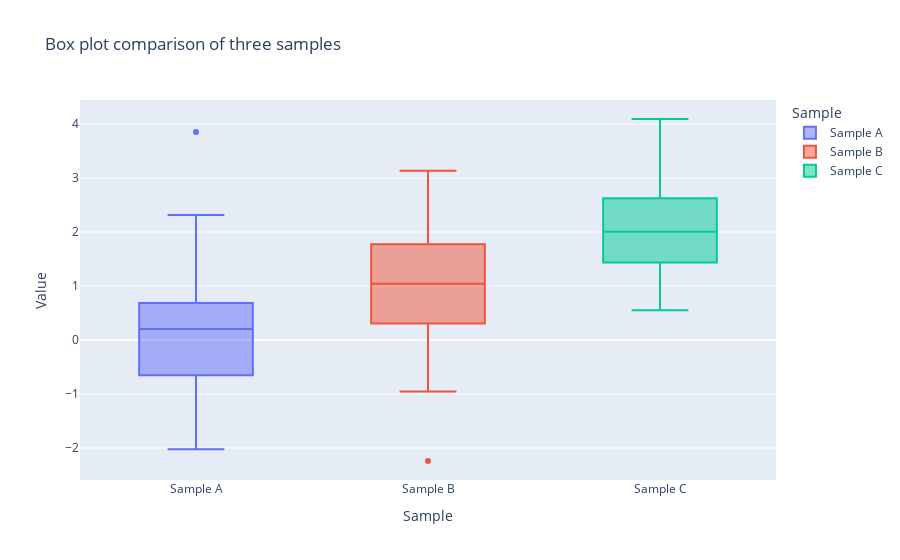

Source (notebook cell):
### Code cell
import numpy as np
import pandas as pd
import plotly.express as px

# Generate data
y0 = np.random.randn(50)
y1 = np.random.randn(50) + 1  # shift mean by +1
y2 = np.random.randn(50) + 2  # shift mean by +2

# Create DataFrame in long format
df = pd.DataFrame({
    'Sample A': y0,
    'Sample B': y1,
    'Sample C': y2
})

# Melt DataFrame to long form
df_melt = df.melt(var_name='Sample', value_name='Value')

# Plot
fig = px.box(df_melt, x='Sample', y='Value', color='Sample',
             title='Box plot comparison of three samples')

fig.show()

### Figure 1 — Plotly figure (JSON) as saved in the notebook; plotly's stock layout.template omitted (floating-point values rounded to 4 significant figures)
{"data": [{"alignmentgroup": "True", "hovertemplate": "Sample=%{x}<br>Value=%{y}<extra></extra>", "legendgroup": "Sample A", "marker": {"color": "#636efa"}, "name": "Sample A", "notched": false, "offsetgroup": "Sample A", "orientation": "v", "showlegend": true, "type": "box", "x": ["Sample A", "Sample A", "Sample A", "Sample A", "Sample A", "Sample A", "Sample A", "Sample A", "Sample A", "Sample A", "Sample A", "Sample A", "Sample A", "Sample A", "Sample A", "Sample A", "Sample A", "Sample A", "Sample A", "Sample A", "Sample A", "Sample A", "Sample A", "Sample A", "Sample A", "Sample A", "Sample A", "Sample A", "Sample A", "Sample A", "Sample A", "Sample A", "Sample A", "Sample A", "Sample A", "Sample A", "Sample A", "Sample A", "Sample A", "Sample A", "Sample A", "Sample A", "Sample A", "Sample A", "Sample A", "Sample A", "Sample A", "Sample A", "Sample A", "Sample A"], "x0": " ", "xaxis": "x", "y": [0.3578, 0.5608, 1.083, 1.054, -1.378, -0.9378, 0.515, 0.5138, 0.515, 3.853, 0.5709, 1.136, 0.954, 0.6514, -0.3153, 0.759, -0.7728, -0.2368, -0.4854, 0.08187, 2.315, -1.867, 0.6863, -1.613, -0.4719, 1.089, 0.06428, -1.078, -0.7153, 0.6796, -0.7304, 0.2165, 0.04557, -0.6516, 2.144, 0.6339, -2.025, 0.1865, -0.6618, 0.8524, -0.7925, -0.1147, 0.505, 0.8658, -1.2, -0.3345, -0.4749, -0.6533, 1.765, 0.405], "y0": " ", "yaxis": "y"}, {"alignmentgroup": "True", "hovertemplate": "Sample=%{x}<br>Value=%{y}<extra></extra>", "legendgroup": "Sample B", "marker": {"color": "#EF553B"}, "name": "Sample B", "notched": false, "offsetgroup": "Sample B", "orientation": "v", "showlegend": true, "type": "box", "x": ["Sample B", "Sample B", "Sample B", "Sample B", "Sample B", "Sample B", "Sample B", "Sample B", "Sample B", "Sample B", "Sample B", "Sample B", "Sample B", "Sample B", "Sample B", "Sample B", "Sample B", "Sample B", "Sample B", "Sample B", "Sample B", "Sample B", "Sample B", "Sample B", "Sample B", "Sample B", "Sample B", "Sample B", "Sample B", "Sample B", "Sample B", "Sample B", "Sample B", "Sample B", "Sample B", "Sample B", "Sample B", "Sample B", "Sample B", "Sample B", "Sample B", "Sample B", "Sample B", "Sample B", "Sample B", "Sample B", "Sample B", "Sample B", "Sample B", "Sample B"], "x0": " ", "xaxis": "x", "y": [-0.2609, 1.918, 3.122, 2.032, -0.5194, 0.5158, 2.267, 0.2923, 1.444, 1.775, 0.07307, 0.9405, -2.241, -0.02439, 0.7474, -0.2478, 2.632, -0.4301, 0.56, 1.131, 2.441, -0.4359, 2.163, 1.01, 0.01849, 1.462, 1.199, 0.3998, 1.07, 0.6147, 1.114, 1.662, 2.586, -0.2378, 3.133, -0.9521, 0.8482, 1.588, 1.281, 0.3773, 0.7919, 0.507, 0.4106, 1.85, 1.357, 0.3071, 1.9, 1.307, 1.813, 1.63], "y0": " ", "yaxis": "y"}, {"alignmentgroup": "True", "hovertemplate": "Sample=%{x}<br>Value=%{y}<extra></extra>", "legendgroup": "Sample C", "marker": {"color": "#00cc96"}, "name": "Sample C", "notched": false, "offsetgroup": "Sample C", "orientation": "v", "showlegend": true, "type": "box", "x": ["Sample C", "Sample C", "Sample C", "Sample C", "Sample C", "Sample C", "Sample C", "Sample C", "Sample C", "Sample C", "Sample C", "Sample C", "Sample C", "Sample C", "Sample C", "Sample C", "Sample C", "Sample C", "Sample C", "Sample C", "Sample C", "Sample C", "Sample C", "Sample C", "Sample C", "Sample C", "Sample C", "Sample C", "Sample C", "Sample C", "Sample C", "Sample C", "Sample C", "Sample C", "Sample C", "Sample C", "Sample C", "Sample C", "Sample C", "Sample C", "Sample C", "Sample C", "Sample C", "Sample C", "Sample C", "Sample C", "Sample C", "Sample C", "Sample C", "Sample C"], "x0": " ", "xaxis": "x", "y": [1.171, 1.44, 2.747, 2.61, 1.979, 2.117, 3.278, 1.408, 2.547, 1.798, 1.782, 3.099, 2.825, 2.814, 3.305, 2.021, 2.682, 1.69, 2.324, 1.87, 2.097, 2.595, 1.182, 4.092, 0.994, 0.7858, 3.158, 2.792, 2.624, 2.628, 1.988, 1.103, 2.076, 1.323, 2.975, 1.853, 1.175, 1.679, 2.413, 1.436, 1.178, 2.244, 2.245, 1.493, 1.529, 2.232, 0.5519, 0.5925, 1.282, 1.787], "y0": " ", "yaxis": "y"}], "layout": {"boxmode": "overlay", "legend": {"title": {"text": "Sample"}, "tracegroupgap": 0}, "title": {"text": "Box plot comparison of three samples"}, "xaxis": {"anchor": "y", "categoryarray": ["Sample A", "Sample B", "Sample C"], "categoryorder": "array", "domain": [0, 1], "title": {"text": "Sample"}}, "yaxis": {"anchor": "x", "domain": [0, 1], "title": {"text": "Value"}}}}
